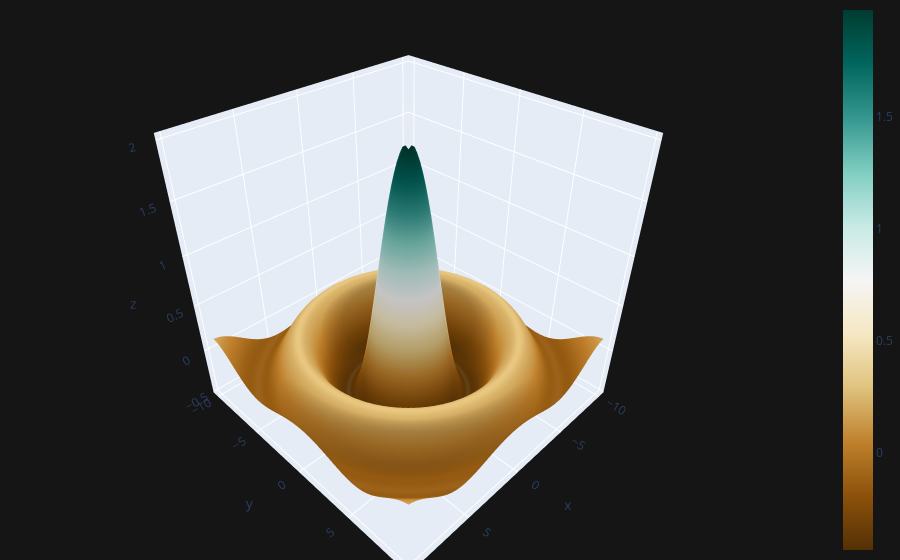

The notebook cell this image was saved under:
### Code cell
cf.datagen.sinwave(10,.25).iplot(kind = "surface", theme = "solar", colorscale="brbg", margin=(0,0,0,0))

### Figure 1 — Plotly figure (JSON) as saved in the notebook; plotly's stock layout.template omitted (floating-point values rounded to 4 significant figures; data arrays with more than 128 entries replaced by an {"elided": "..."} marker saying what was removed)
{"data": [{"colorscale": [[0, "rgb(84,48,5)"], [0.1, "rgb(140,81,10)"], [0.2, "rgb(191,129,45)"], [0.3, "rgb(223,194,125)"], [0.4, "rgb(246,232,195)"], [0.5, "rgb(245,245,245)"], [0.6, "rgb(199,234,229)"], [0.7, "rgb(128,205,193)"], [0.8, "rgb(53,151,143)"], [0.9, "rgb(1,102,94)"], [1, "rgb(0,60,48)"]], "type": "surface", "x": [-10, -9.75, -9.5, -9.25, -9, -8.75, -8.5, -8.25, -8, -7.75, -7.5, -7.25, -7, -6.75, -6.5, -6.25, -6, -5.75, -5.5, -5.25, -5, -4.75, -4.5, -4.25, -4, -3.75, -3.5, -3.25, -3, -2.75, -2.5, -2.25, -2, -1.75, -1.5, -1.25, -1, -0.75, -0.5, -0.25, 0, 0.25, 0.5, 0.75, 1, 1.25, 1.5, 1.75, 2, 2.25, 2.5, 2.75, 3, 3.25, 3.5, 3.75, 4, 4.25, 4.5, 4.75, 5, 5.25, 5.5, 5.75, 6, 6.25, 6.5, 6.75, 7, 7.25, 7.5, 7.75, 8, 8.25, 8.5, 8.75, 9, 9.25, 9.5, 9.75], "y": [-10, -9.75, -9.5, -9.25, -9, -8.75, -8.5, -8.25, -8, -7.75, -7.5, -7.25, -7, -6.75, -6.5, -6.25, -6, -5.75, -5.5, -5.25, -5, -4.75, -4.5, -4.25, -4, -3.75, -3.5, -3.25, -3, -2.75, -2.5, -2.25, -2, -1.75, -1.5, -1.25, -1, -0.75, -0.5, -0.25, 0, 0.25, 0.5, 0.75, 1, 1.25, 1.5, 1.75, 2, 2.25, 2.5, 2.75, 3, 3.25, 3.5, 3.75, 4, 4.25, 4.5, 4.75, 5, 5.25, 5.5, 5.75, 6, 6.25, 6.5, 6.75, 7, 7.25, 7.5, 7.75, 8, 8.25, 8.5, 8.75, 9, 9.25, 9.5, 9.75], "z": {"elided": "80x80 float values"}}], "layout": {"legend": {"bgcolor": "#151516", "font": {"color": "#D9D9D9"}}, "margin": {"b": 0, "l": 0, "r": 0, "t": 0}, "paper_bgcolor": "#151516", "plot_bgcolor": "#151516", "title": {"font": {"color": "#D9D9D9"}}, "xaxis": {"gridcolor": "#434343", "showgrid": true, "tickfont": {"color": "#C2C2C2"}, "title": {"font": {"color": "#D9D9D9"}, "text": ""}, "zerolinecolor": "#666570"}, "yaxis": {"gridcolor": "#434343", "showgrid": true, "tickfont": {"color": "#C2C2C2"}, "title": {"font": {"color": "#D9D9D9"}, "text": ""}, "zerolinecolor": "#666570"}}}
